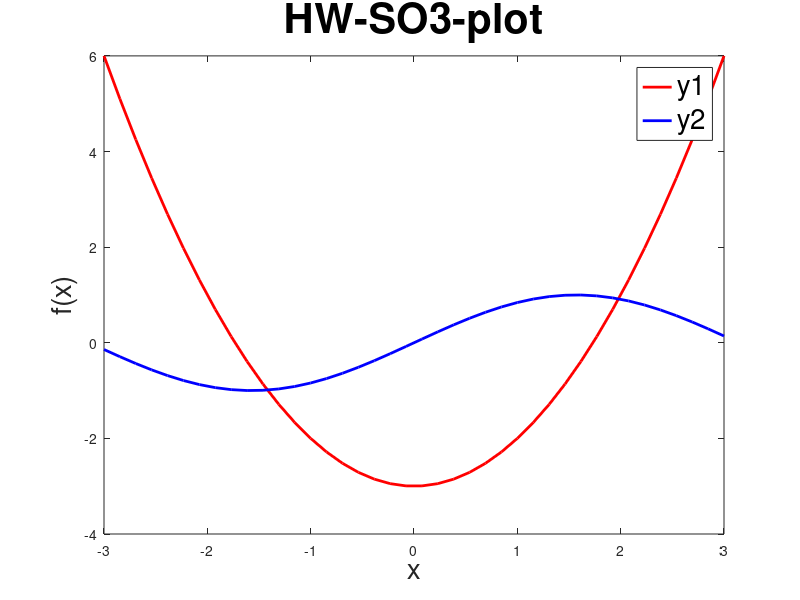
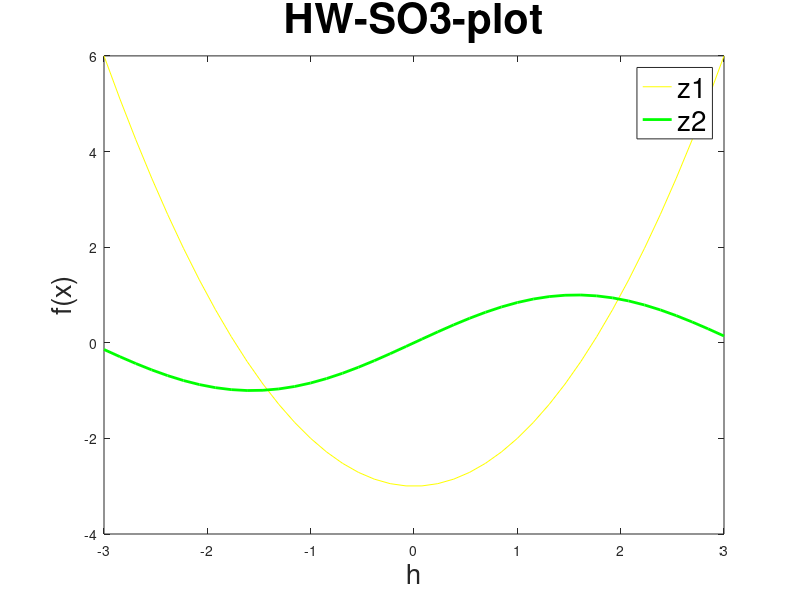

Here is the MATLAB script that generated these plots, in order:
%% 
%Script written by of Raul G.           %Numerical Methods for Engineering.
clear 
clc
%--------------------------------------------------------------------------

%Firstly, I define the variables x, y1 and y2, that correspon to the
%interval and functions respectively;

x = linspace(-3,3,40);
y1 = (x.^2 - 3);
y2 = sin(x);

%In order to, create the demanded plot, I can do it in two ways.
%Option 1 (Hold on).

%Firstly, I plot the first function I stated, y1;

figure(1)
plot(x,y1,"r-","Linewidth",2);
hold on

%Then, I use the hold on function to include the other function in the
%plot.

plot(x,y2,"b-","Linewidth",2);

%Additionally, I add to the plot, titles, labels and a legend to give the
% plot a more professional look;

title("HW-SO3-plot","FontSize",30);
xlabel("x","FontSize",20);
ylabel("f(x)","FontSize",20);
legend('y1','y2',"FontSize",20);

%--------------------------------------------------------------------------
%% 
clear
clc
%--------------------------------------------------------------------------
%However, there is another option to plot the same structure using less
%lines of code. This is the way to do it.

figure(2)
h = linspace(-3,3,40);
z1 = (h.^2 - 3);
z2 = sin(h);

%Next, I plot everything in the same line of code.

plot(h,z1,"y-",h,z2,"g-", "Linewidth", 2);
title("HW-SO3-plot","FontSize",30);
xlabel("h","FontSize",20);
ylabel("f(x)","FontSize",20);
legend('z1','z2',"FontSize",20);

%This is how it ends the first part of homework 3.

%--------------------------------------------------------------------------


